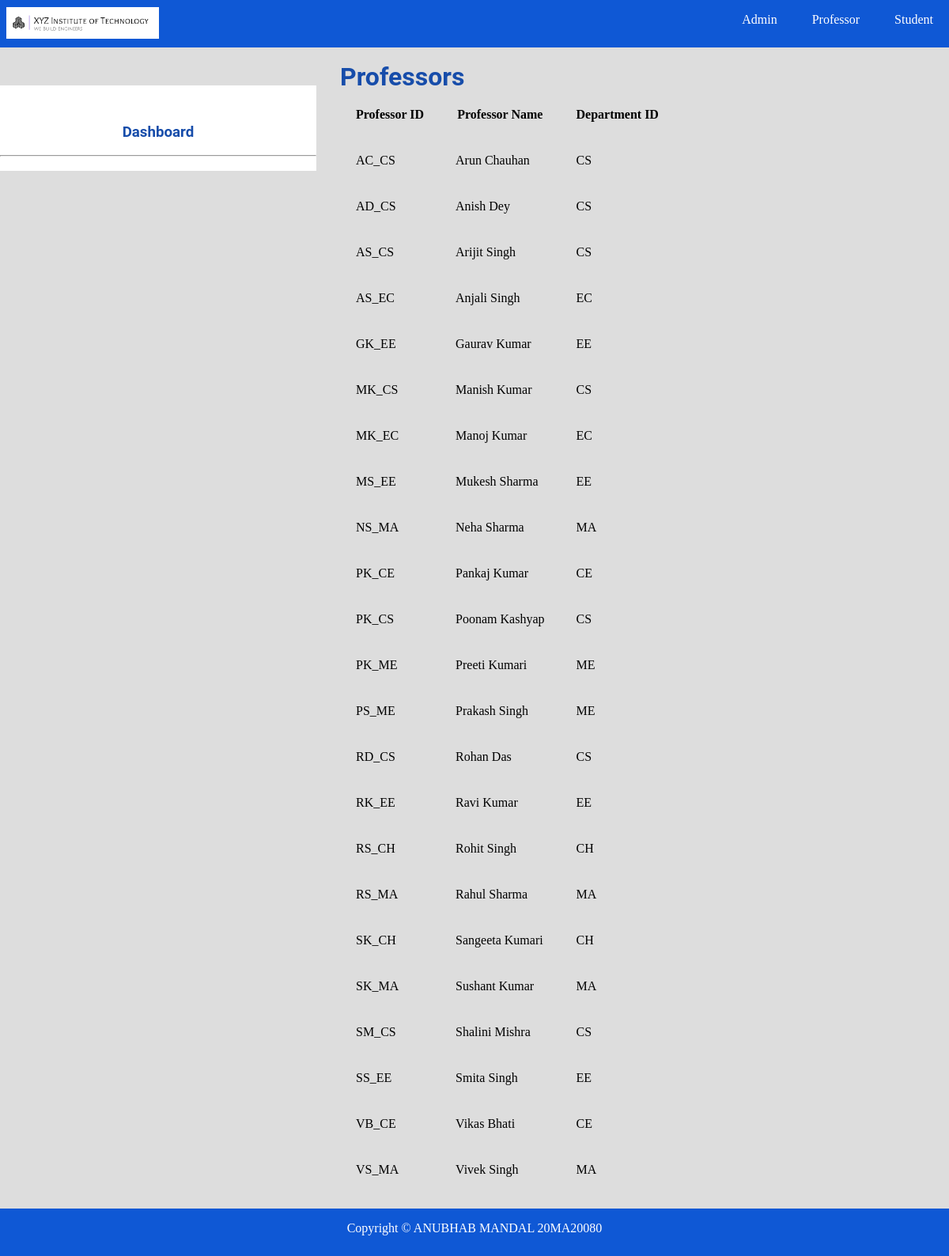
Screenshot of /view_prof.php with the database file from the repository.
### tables this page shows
CREATE TABLE `professor` (
  `prof_ID` varchar(5) NOT NULL,
  `dept_ID` varchar(5) NOT NULL,
  `prof_name` varchar(150) NOT NULL,
  `password` varchar(10) NOT NULL
);

### view_prof.php (the view, shortened to what this page needs)
<?php
	include"database.php";
?>
<!DOCTYPE html>
<html>
<head>
    <link rel="stylesheet" type="text/css" href="css/style.css">
</head>
<body>
    <?php include "navbar.php"; ?><br>
    <div class="sidebar">
        <?php include "sidebar.php"; ?>
    </div>
	<h1>Professors</h1>
	<table>
        <?php
            if(!isset($_SESSION["admin_ID"]))
            {
                echo '
                <tr>
                <th>Professor ID</th>
                <th>Professor Name</th>
                <th>Department ID</th>
                </tr>
                ';
                $sql = "SELECT prof_ID, prof_name, dept_ID FROM professor";
                $result = $db->query($sql);
                if ($result->num_rows > 0) {
                    while($row = $result->fetch_assoc()) {
                        echo "<tr><td>" . $row["prof_ID"]. "</td><td>" . $row["prof_name"] . "</td><td>" . $row["dept_ID"] . "</td></tr>";
                    }
                } else {
                    echo "No Professor Added";
                }
            }
		?>
	</table>
    <?php include"footer.php";?>
</body>
</html>

### css/style.css (style rules this page uses)
* { padding:0px; margin:0px; }
html { background:#dddddd; }
h1,h2,h3,h4,h5,h6,label { font-family:roboto; color:#174daa; }
.sidebar { width:400px; height:auto; margin-top:30px; margin-right:30px; float:left; background:white; }
tr,td,th { padding:20px; }
table { border-collapse:collapse; }

### rows the page displays
professor: prof_ID "AC_CS", prof_name "Arun Chauhan", dept_ID "CS"
professor: prof_ID "AD_CS", prof_name "Anish Dey", dept_ID "CS"
professor: prof_ID "AS_CS", prof_name "Arijit Singh", dept_ID "CS"
professor: prof_ID "AS_EC", prof_name "Anjali Singh", dept_ID "EC"
professor: prof_ID "GK_EE", prof_name "Gaurav Kumar", dept_ID "EE"
professor: prof_ID "MK_CS", prof_name "Manish Kumar", dept_ID "CS"
professor: prof_ID "MK_EC", prof_name "Manoj Kumar", dept_ID "EC"
professor: prof_ID "MS_EE", prof_name "Mukesh Sharma", dept_ID "EE"
professor: prof_ID "NS_MA", prof_name "Neha Sharma", dept_ID "MA"
professor: prof_ID "PK_CE", prof_name "Pankaj Kumar", dept_ID "CE"
professor: prof_ID "PK_CS", prof_name "Poonam Kashyap", dept_ID "CS"
professor: prof_ID "PK_ME", prof_name "Preeti Kumari", dept_ID "ME"
professor: prof_ID "PS_ME", prof_name "Prakash Singh", dept_ID "ME"
professor: prof_ID "RD_CS", prof_name "Rohan Das", dept_ID "CS"
professor: prof_ID "RK_EE", prof_name "Ravi Kumar", dept_ID "EE"
professor: prof_ID "RS_CH", prof_name "Rohit Singh", dept_ID "CH"
professor: prof_ID "RS_MA", prof_name "Rahul Sharma", dept_ID "MA"
professor: prof_ID "SK_CH", prof_name "Sangeeta Kumari", dept_ID "CH"
professor: prof_ID "SK_MA", prof_name "Sushant Kumar", dept_ID "MA"
professor: prof_ID "SM_CS", prof_name "Shalini Mishra", dept_ID "CS"
professor: prof_ID "SS_EE", prof_name "Smita Singh", dept_ID "EE"
professor: prof_ID "VB_CE", prof_name "Vikas Bhati", dept_ID "CE"
professor: prof_ID "VS_MA", prof_name "Vivek Singh", dept_ID "MA"
